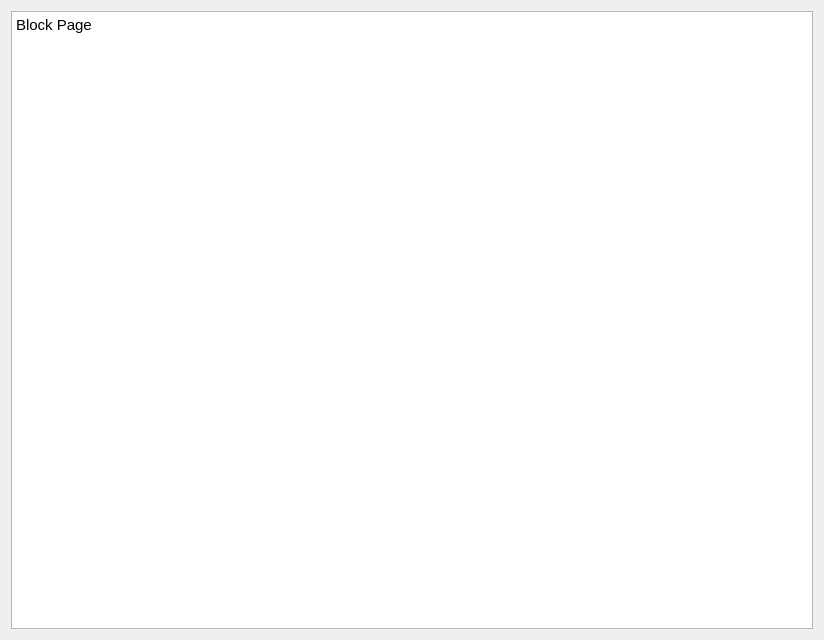
<?xml version="1.0" encoding="UTF-8"?>
<ui version="4.0">
 <class>BlockPage</class>
 <widget class="QWidget" name="BlockPage">
  <property name="geometry">
   <rect>
    <x>0</x>
    <y>0</y>
    <width>824</width>
    <height>640</height>
   </rect>
  </property>
  <property name="sizePolicy">
   <sizepolicy hsizetype="Expanding" vsizetype="Expanding">
    <horstretch>0</horstretch>
    <verstretch>0</verstretch>
   </sizepolicy>
  </property>
  <property name="windowTitle">
   <string>Form</string>
  </property>
  <layout class="QVBoxLayout" name="verticalLayout">
   <item>
    <widget class="QTextBrowser" name="textBrowser">
     <property name="html">
      <string>&lt;!DOCTYPE HTML PUBLIC &quot;-//W3C//DTD HTML 4.0//EN&quot; &quot;http://www.w3.org/TR/REC-html40/strict.dtd&quot;&gt;
&lt;html&gt;&lt;head&gt;&lt;meta name=&quot;qrichtext&quot; content=&quot;1&quot; /&gt;&lt;meta charset=&quot;utf-8&quot; /&gt;&lt;style type=&quot;text/css&quot;&gt;
p, li { white-space: pre-wrap; }
hr { height: 1px; border-width: 0; }
li.unchecked::marker { content: &quot;\2610&quot;; }
li.checked::marker { content: &quot;\2612&quot;; }
&lt;/style&gt;&lt;/head&gt;&lt;body style=&quot; font-family:'JetBrainsMono Nerd Font Mono'; font-size:11pt; font-weight:700; font-style:normal;&quot;&gt;
&lt;p style=&quot; margin-top:0px; margin-bottom:0px; margin-left:0px; margin-right:0px; -qt-block-indent:0; text-indent:0px;&quot;&gt;&lt;span style=&quot; font-family:'Adwaita Sans'; font-weight:400;&quot;&gt;Block Page&lt;/span&gt;&lt;/p&gt;
&lt;p style=&quot;-qt-paragraph-type:empty; margin-top:0px; margin-bottom:0px; margin-left:0px; margin-right:0px; -qt-block-indent:0; text-indent:0px; font-family:'Adwaita Sans'; font-weight:400;&quot;&gt;&lt;br /&gt;&lt;/p&gt;&lt;/body&gt;&lt;/html&gt;</string>
     </property>
    </widget>
   </item>
  </layout>
 </widget>
 <resources/>
 <connections/>
</ui>
